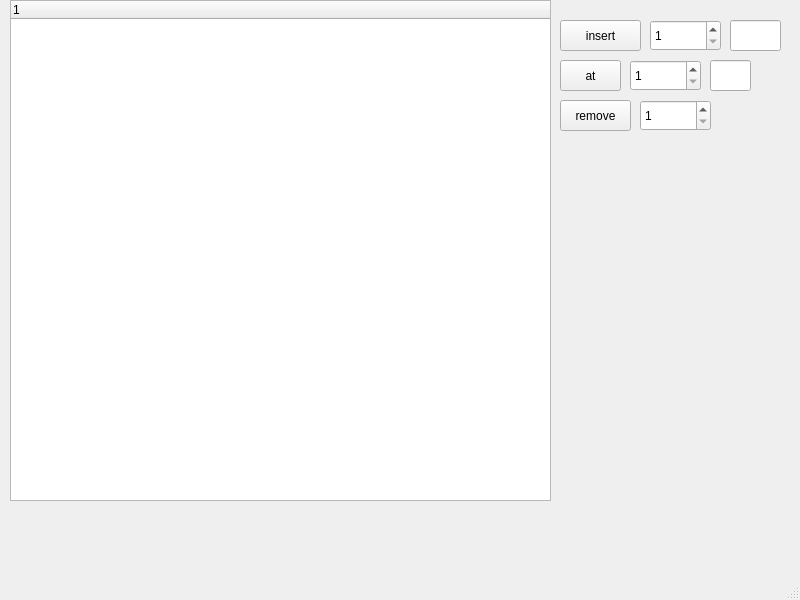
<?xml version="1.0" encoding="UTF-8"?>
<ui version="4.0">
 <class>MainWindow</class>
 <widget class="QMainWindow" name="MainWindow">
  <property name="geometry">
   <rect>
    <x>0</x>
    <y>0</y>
    <width>800</width>
    <height>600</height>
   </rect>
  </property>
  <property name="windowTitle">
   <string>MainWindow</string>
  </property>
  <widget class="QWidget" name="centralwidget">
   <widget class="QTreeWidget" name="treeWidget">
    <property name="geometry">
     <rect>
      <x>10</x>
      <y>0</y>
      <width>541</width>
      <height>501</height>
     </rect>
    </property>
    <column>
     <property name="text">
      <string notr="true">1</string>
     </property>
    </column>
   </widget>
   <widget class="QPushButton" name="insertButton">
    <property name="geometry">
     <rect>
      <x>560</x>
      <y>20</y>
      <width>81</width>
      <height>31</height>
     </rect>
    </property>
    <property name="text">
     <string>insert</string>
    </property>
   </widget>
   <widget class="QLineEdit" name="lineEdit">
    <property name="geometry">
     <rect>
      <x>730</x>
      <y>20</y>
      <width>51</width>
      <height>31</height>
     </rect>
    </property>
    <property name="maxLength">
     <number>1</number>
    </property>
   </widget>
   <widget class="QSpinBox" name="insertBox">
    <property name="geometry">
     <rect>
      <x>650</x>
      <y>20</y>
      <width>71</width>
      <height>31</height>
     </rect>
    </property>
    <property name="minimum">
     <number>1</number>
    </property>
    <property name="maximum">
     <number>2147483647</number>
    </property>
   </widget>
   <widget class="QPushButton" name="atButton">
    <property name="geometry">
     <rect>
      <x>560</x>
      <y>60</y>
      <width>61</width>
      <height>31</height>
     </rect>
    </property>
    <property name="text">
     <string>at</string>
    </property>
   </widget>
   <widget class="QSpinBox" name="atBox">
    <property name="geometry">
     <rect>
      <x>630</x>
      <y>60</y>
      <width>71</width>
      <height>31</height>
     </rect>
    </property>
    <property name="minimum">
     <number>1</number>
    </property>
    <property name="maximum">
     <number>2147483647</number>
    </property>
   </widget>
   <widget class="QLineEdit" name="atLine">
    <property name="geometry">
     <rect>
      <x>710</x>
      <y>60</y>
      <width>41</width>
      <height>31</height>
     </rect>
    </property>
    <property name="readOnly">
     <bool>true</bool>
    </property>
   </widget>
   <widget class="QPushButton" name="removeButton">
    <property name="geometry">
     <rect>
      <x>560</x>
      <y>100</y>
      <width>71</width>
      <height>31</height>
     </rect>
    </property>
    <property name="text">
     <string>remove</string>
    </property>
   </widget>
   <widget class="QSpinBox" name="removeBox">
    <property name="geometry">
     <rect>
      <x>640</x>
      <y>100</y>
      <width>71</width>
      <height>31</height>
     </rect>
    </property>
    <property name="minimum">
     <number>1</number>
    </property>
    <property name="maximum">
     <number>2147483647</number>
    </property>
   </widget>
  </widget>
  <widget class="QMenuBar" name="menubar">
   <property name="geometry">
    <rect>
     <x>0</x>
     <y>0</y>
     <width>800</width>
     <height>22</height>
    </rect>
   </property>
  </widget>
  <widget class="QStatusBar" name="statusbar"/>
 </widget>
 <resources/>
 <connections/>
</ui>
